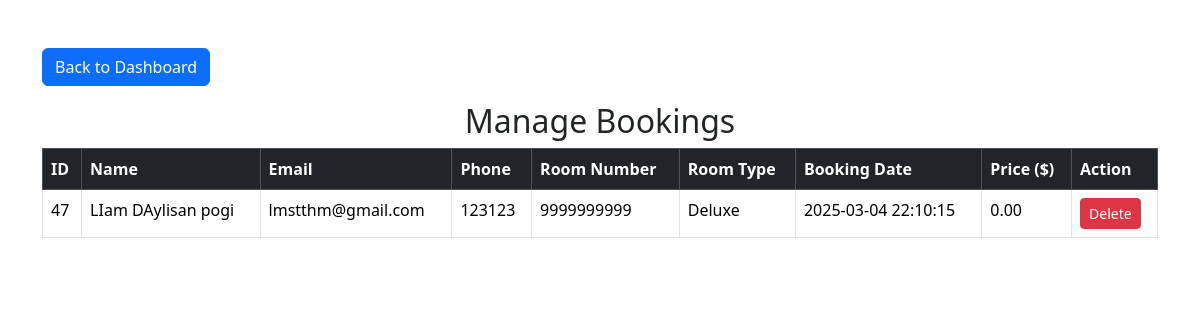
Screenshot of /manage_bookings.php with the database file from the repository.
### tables this page shows
CREATE TABLE `bookings` (
  `id` int(11) NOT NULL,
  `name` varchar(100) NOT NULL,
  `email` varchar(100) NOT NULL,
  `phone` varchar(15) NOT NULL,
  `room_id` int(11) NOT NULL,
  `booking_date` datetime NOT NULL,
  `price` decimal(10,2) NOT NULL DEFAULT 0.00,
  `status` enum('Pending','Confirmed','Checked-in','Checked-out','Canceled') NOT NULL DEFAULT 'Pending',
  `user_id` int(11) NOT NULL,
  `checkin_date` date NOT NULL,
  `checkout_date` date NOT NULL
);

CREATE TABLE `rooms` (
  `id` int(11) NOT NULL,
  `hotel_id` int(11) NOT NULL,
  `room_number` varchar(10) NOT NULL,
  `room_type` varchar(50) NOT NULL,
  `status` enum('Available','Booked') DEFAULT 'Available',
  `beds` varchar(50) NOT NULL,
  `size` int(11) NOT NULL,
  `capacity` int(11) NOT NULL,
  `price` decimal(10,2) NOT NULL,
  `image_path` varchar(255) NOT NULL DEFAULT 'default-room.jpg'
);

### manage_bookings.php (the view, shortened to what this page needs)
<?php
$servername = "localhost";
$username = "root";
$password = "";
$dbname = "hotel_management";
$conn = new mysqli($servername, $username, $password, $dbname);
$sql = "SELECT
            b.id,
            b.name,
            b.email,
            b.phone,
            r.room_number,
            r.room_type,
            b.booking_date,
            b.price
        FROM bookings b
        INNER JOIN rooms r ON b.room_id = r.id";
$result = $conn->query($sql);
?>
<!DOCTYPE html>
<html lang="en">
<head>
    <link href="https://cdn.jsdelivr.net/npm/bootstrap@5.3.3/dist/css/bootstrap.min.css" rel="stylesheet">
</head>
<body>
<div class="container mt-5">
    <a href="admin_dashboard.php" class="btn btn-primary mb-3">Back to Dashboard</a>
    <h2 class="text-center">Manage Bookings</h2>
    <table class="table table-bordered">
        <thead class="table-dark">
            <tr>
                <th>ID</th>
                <th>Name</th>
                <th>Email</th>
                <th>Phone</th>
                <th>Room Number</th>
                <th>Room Type</th>
                <th>Booking Date</th>
                <th>Price ($)</th>
                <th>Action</th>
            </tr>
        </thead>
        <tbody>
            <?php while ($row = $result->fetch_assoc()) { ?>
                <tr>
                    <td><?= $row['id'] ?></td>
                    <td><?= $row['name'] ?></td>
                    <td><?= $row['email'] ?></td>
                    <td><?= $row['phone'] ?></td>
                    <td><?= $row['room_number'] ?></td>
                    <td><?= $row['room_type'] ?></td>
                    <td><?= $row['booking_date'] ?></td>
                    <td><?= $row['price'] ?></td>
                    <td>
                        <a href="delete_booking.php?id=<?= $row['id'] ?>" class="btn btn-danger btn-sm "onclick=" return  confirm('Are you sure to delete this booking?');)">Delete</a>
                    </td>
                </tr>
            <?php } ?>
        </tbody>
    </table>
</div>
</body>
</html>

### rows the page displays
bookings: id "47", name "LIam DAylisan pogi", email "lmstthm@gmail.com", phone "123123", room.room_number "9999999999", room.room_type "Deluxe", booking_date "2025-03-04 22:10:15", price "0.00"
